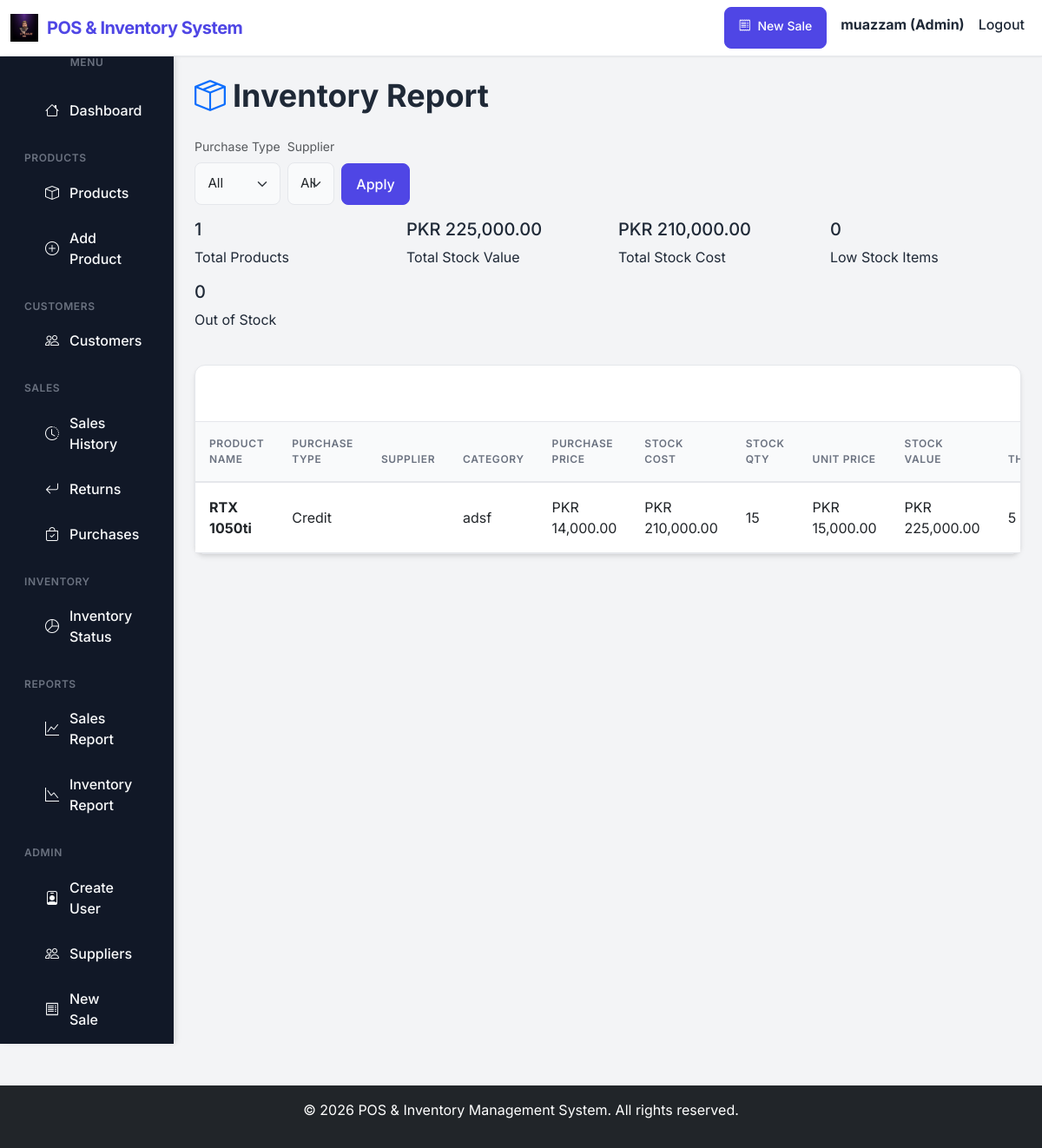
The page /reports/inventory/ (signed in) on the database its author committed.
### core/models.py (models this page shows, shortened)
class User(AbstractUser):
    ROLE_CHOICES = (
        ('admin', 'Admin'),
        ('manager', 'Manager'),
        ('cashier', 'Cashier'),
    )
    role = models.CharField(max_length=10, choices=ROLE_CHOICES, default='cashier')

class Product(models.Model):
    name = models.CharField(max_length=255)
    description = models.TextField(blank=True, null=True)
    category = models.CharField(max_length=100, default='General')
    selling_price = models.DecimalField(max_digits=10, decimal_places=2)
    purchase_price = models.DecimalField(max_digits=10, decimal_places=2, default=0)
    stock_quantity = models.PositiveIntegerField(default=0)
    low_stock_threshold = models.PositiveIntegerField(default=10) # For low-stock notifications
    sku = models.CharField(max_length=100, blank=True, null=True, help_text="Barcode/SKU string for scanners")
    tax_rate = models.DecimalField(max_digits=5, decimal_places=2, default=0, help_text="Tax or VAT percentage (e.g., 5.00 for 5%)")
    PURCHASE_CHOICES = (
        ('cash', 'Cash'),
        ('credit', 'Credit'),
    )
    purchase_type = models.CharField(max_length=10, choices=PURCHASE_CHOICES, default='cash')
    supplier = models.ForeignKey('Supplier', on_delete=models.SET_NULL, null=True, blank=True)
    is_active = models.BooleanField(default=True)

### core/views.py (the view)
# urls.py: path('reports/inventory/', views.inventory_report, name='inventory_report'),
@login_required
def inventory_report(request):
    if request.user.role == 'cashier':
        messages.error(request, 'Access denied. Manager or Admin only.')
        return redirect('dashboard')
    products = Product.objects.filter(is_active=True)
    purchase_type = request.GET.get('purchase_type')
    supplier_id = request.GET.get('supplier_id')
    try:
        suppliers = Supplier.objects.all()
    except Exception:
        suppliers = Supplier.objects.none()
    if purchase_type in ['cash', 'credit']:
        products = products.filter(purchase_type=purchase_type)
    if supplier_id:
        try:
            products = products.filter(supplier_id=int(supplier_id))
        except ValueError:
            pass
    total_stock_value = sum(p.stock_quantity * p.selling_price for p in products)
    total_cost_value = sum(p.stock_quantity * p.purchase_price for p in products)
    report_data = {
        'total_products': products.count(),
        'total_stock_value': total_stock_value,
        'total_cost_value': total_cost_value,
        'low_stock_count': products.filter(stock_quantity__lte=F('low_stock_threshold')).count(),
        'out_of_stock_count': products.filter(stock_quantity=0).count(),
    }
    context = {
        'products': products,
        'report_data': report_data,
        'suppliers': suppliers,
        'selected_purchase_type': purchase_type,
        'selected_supplier_id': int(supplier_id) if supplier_id and supplier_id.isdigit() else None,
    }
    return render(request, 'inventory_report.html', context)

### core/templatetags/custom_filters.py (called while the page is built)
@register.filter
def mul(value, arg):
    try:
        return float(value) * float(arg)
    except (ValueError, TypeError):
        return 0

@register.filter
def currency(value):
    try:
        val = float(value)
    except (TypeError, ValueError):
        return ''
    sign = '-' if val < 0 else ''
    return f"{sign}PKR {abs(val):,.2f}"

### core/templates/inventory_report.html (shortened to what this page needs)
{% extends 'base.html' %}
{% load custom_filters %}
{% block content %}
<div class="d-flex justify-content-between align-items-center mb-4">
    <h1 class="mb-0 fw-bold"><i class="bi bi-box-seam text-primary me-2"></i>Inventory Report</h1>
</div>
<div class="row mb-4">
    <div class="col-12 mb-3">
        <form method="get" class="row g-2 align-items-end">
            <div class="col-auto">
                <label class="form-label small text-muted">Purchase Type</label>
                <select name="purchase_type" class="form-select">
                    <option value="">All</option>
                </select>
            </div>
            <div class="col-auto">
                <label class="form-label small text-muted">Supplier</label>
                <select name="supplier_id" class="form-select">
                    <option value="">All</option>
                </select>
            </div>
            <div class="col-auto">
                <button type="submit" class="btn btn-primary">Apply</button>
            </div>
        </form>
    </div>
    <div class="col-md-3">
        <div class="stat-card">
            <h3>{{ report_data.total_products }}</h3>
            <p>Total Products</p>
        </div>
    </div>
    <div class="col-md-3">
        <div class="stat-card">
            <h3>{{ report_data.total_stock_value|currency }}</h3>
            <p>Total Stock Value</p>
        </div>
    </div>
    <div class="col-md-3">
        <div class="stat-card">
            <h3>{{ report_data.total_cost_value|currency }}</h3>
            <p>Total Stock Cost</p>
        </div>
    </div>
    <div class="col-md-3">
        <div class="stat-card">
            <h3>{{ report_data.low_stock_count }}</h3>
            <p>Low Stock Items</p>
        </div>
    </div>
    <div class="col-md-3">
        <div class="stat-card">
            <h3>{{ report_data.out_of_stock_count }}</h3>
            <p>Out of Stock</p>
        </div>
    </div>
</div>
<div class="card">
    <div class="card-header bg-primary text-white">
        <h5 class="mb-0">Inventory Details</h5>
    </div>
    <div class="table-responsive">
        <table class="table table-hover mb-0">
            <thead class="table-light">
                <tr>
                    <th>Product Name</th>
                    <th>Purchase Type</th>
                    <th>Supplier</th>
                    <th>Category</th>
                    <th>Purchase Price</th>
                    <th>Stock Cost</th>
                    <th>Stock Qty</th>
                    <th>Unit Price</th>
                    <th>Stock Value</th>
                    <th>Threshold</th>
                </tr>
            </thead>
            <tbody>
                {% for product in products %}
                <tr>
                    <td><strong>{{ product.name }}</strong></td>
                    <td>{{ product.get_purchase_type_display }}</td>
                    <td>{% if product.supplier %}{{ product.supplier.name }}{% endif %}</td>
                    <td>{{ product.category }}</td>
                    <td>{{ product.purchase_price|currency }}</td>
                    <td>{{ product.stock_quantity|mul:product.purchase_price|currency }}</td>
                    <td>{{ product.stock_quantity }}</td>
                    <td>{{ product.selling_price|currency }}</td>
                    <td>{{ product.stock_quantity|mul:product.selling_price|currency }}</td>
                    <td>{{ product.low_stock_threshold }}</td>
                </tr>
                {% endfor %}
            </tbody>
        </table>
    </div>
</div>
{% endblock %}

### core/templates/base.html (shortened to what this page needs)
{% load static %}
<!DOCTYPE html>
<html lang="en">
<head>
    <link href="https://cdn.jsdelivr.net/npm/bootstrap@5.3.0/dist/css/bootstrap.min.css" rel="stylesheet">
    <link rel="stylesheet" href="https://cdn.jsdelivr.net/npm/sweetalert2@11/dist/sweetalert2.min.css">
    <link rel="stylesheet" href="{% static 'css/pos_modern.css' %}?v=2">
</head>
<body>
    <nav class="navbar navbar-expand-lg navbar-light">
        <div class="container-fluid">
            <a class="navbar-brand fw-bold d-flex align-items-center" href="{% url 'dashboard' %}">
                <img src="{% static 'img/logo.jpeg' %}" alt="Logo" style="height:32px; margin-right:10px;">
                <span>POS & Inventory System</span>
            </a>
            <div class="collapse navbar-collapse" id="navbarNav">
                <ul class="navbar-nav ms-auto">
                    {% if user.is_authenticated %}
                    {% if user.role == 'admin' %}
                        <li class="nav-item me-2 d-flex align-items-center">
                            <a class="btn btn-sm btn-primary" href="{% url 'sales_transaction' %}" role="button">
                                <i class="bi bi-receipt me-1"></i> New Sale
                            </a>
                        </li>
                    {% endif %}
                    <li class="nav-item">
                        <span class="nav-link fw-bold text-primary">{{ user.username }} ({{ user.get_role_display }})</span>
                    </li>
                    <li class="nav-item">
                        <a class="nav-link text-danger" href="{% url 'logout' %}">Logout</a>
                    </li>
                    {% endif %}
                </ul>
            </div>
        </div>
    </nav>
    <div class="container-fluid">
        <div class="row">
            {% if user.is_authenticated %}
            <div class="col-md-2 sidebar d-none d-md-block">
                <h5 class="text-white text-center mb-4">Menu</h5>
                <a href="{% url 'dashboard' %}" class="{% if request.resolver_match.url_name == 'dashboard' %}active{% endif %}">
                    <i class="bi bi-house"></i> Dashboard
                </a>
                {% if user.role != 'cashier' %}
                    <h6 class="text-muted mt-4 px-3">Products</h6>
                    <a href="{% url 'product_list' %}" class="{% if 'product' in request.resolver_match.url_name %}active{% endif %}">
                        <i class="bi bi-box"></i> Products
                    </a>
                    <a href="{% url 'product_create' %}">
                        <i class="bi bi-plus-circle"></i> Add Product
                    </a>
                {% endif %}
                {% if user.role != 'cashier' %}
                    <h6 class="text-muted mt-4 px-3">Customers</h6>
                    <a href="{% url 'customer_list' %}" class="{% if 'customer' in request.resolver_match.url_name %}active{% endif %}">
                        <i class="bi bi-people"></i> Customers
                    </a>
                {% endif %}
                <h6 class="text-muted mt-4 px-3">Sales</h6>
                <a href="{% url 'sales_history' %}">
                    <i class="bi bi-clock-history"></i> Sales History
                </a>
                <a href="{% url 'product_returns' %}">
                    <i class="bi bi-arrow-return-left"></i> Returns
                </a>
                {% if user.role != 'cashier' %}
                    <a href="{% url 'purchase_list' %}">
                        <i class="bi bi-bag-check"></i> Purchases
                    </a>
                {% endif %}
                {% if user.role != 'cashier' %}
                    <h6 class="text-muted mt-4 px-3">Inventory</h6>
                    <a href="{% url 'inventory_status' %}">
                        <i class="bi bi-pie-chart"></i> Inventory Status
                    </a>
                    <h6 class="text-muted mt-4 px-3">Reports</h6>
                    <a href="{% url 'sales_report' %}">
                        <i class="bi bi-graph-up"></i> Sales Report
                    </a>
                    <a href="{% url 'inventory_report' %}">
                        <i class="bi bi-graph-down"></i> Inventory Report
                    </a>
                {% endif %}
                {% if user.role == 'admin' %}
                    <h6 class="text-muted mt-4 px-3">Admin</h6>
                    <a href="{% url 'register' %}">
                        <i class="bi bi-person-badge"></i> Create User
                    </a>
                    <a href="{% url 'supplier_list' %}">
                        <i class="bi bi-people"></i> Suppliers
                    </a>
                    <a href="{% url 'sales_transaction' %}">
                        <i class="bi bi-receipt"></i> New Sale
                    </a>
                {% endif %}
            </div>
            <div class="col-md-10 p-4">
            {% else %}
            <div class="col-md-12 p-4">
            {% endif %}
                {% block content %}{% endblock %}
            </div>
        </div>
    </div>
    <footer class="bg-dark text-white text-center py-3 mt-5">
        <p>&copy; 2026 POS & Inventory Management System. All rights reserved.</p>
    </footer>
    <link rel="stylesheet" href="https://cdn.jsdelivr.net/npm/bootstrap-icons@1.10.0/font/bootstrap-icons.css">
</body>
</html>

### static/css/pos_modern.css (style rules this page uses)
:root { --primary-color: #4f46e5; --primary-hover: #4338ca; --secondary-color: #10b981; --bg-color: #f3f4f6; --card-bg: #ffffff; --text-color: #1f2937; --text-muted: #6b7280; --border-color: #e5e7eb; --sidebar-bg: #111827; --sidebar-text: #f9fafb; --sidebar-active: #1f2937; --sidebar-hover: #374151; --danger-color: #ef4444; --warning-color: #f59e0b; --shadow-sm: 0 1px 2px 0 rgba(0, 0, 0, 0.05); --shadow-md: 0 4px 6px -1px rgba(0, 0, 0, 0.1), 0 2px 4px -1px rgba(0, 0, 0, 0.06); --shadow-lg: 0 10px 15px -3px rgba(0, 0, 0, 0.1), 0 4px 6px -2px rgba(0, 0, 0, 0.05); --border-radius-md: 0.5rem; --border-radius-lg: 0.75rem; }
body { font-family: 'Inter', sans-serif; background-color: var(--bg-color); color: var(--text-color); margin: 0; padding: 0; overflow-x: hidden; }
.navbar { background: var(--card-bg) !important; border-bottom: 1px solid var(--border-color); box-shadow: var(--shadow-sm); }
.navbar-brand { color: var(--primary-color) !important; font-weight: 700; letter-spacing: -0.025em; }
.nav-link { color: var(--text-color) !important; font-weight: 500; }
.sidebar { background-color: var(--sidebar-bg); color: var(--sidebar-text); min-height: calc(100vh - 56px); box-shadow: 4px 0 6px -1px rgba(0, 0, 0, 0.1); z-index: 1000; }
.sidebar h5, .sidebar h6 { color: var(--text-muted) !important; text-transform: uppercase; font-size: 0.75rem; letter-spacing: 0.05em; font-weight: 600; }
.sidebar a { color: var(--sidebar-text); padding: 0.75rem 1.5rem; border-radius: var(--border-radius-md); margin: 0.25rem 1rem; display: flex; align-items: center; gap: 0.75rem; font-weight: 500; transition: all 0.2s ease-in-out; text-decoration: none; }
.card { background-color: var(--card-bg); border: 1px solid var(--border-color); border-radius: var(--border-radius-lg); box-shadow: var(--shadow-md); transition: transform 0.2s ease, box-shadow 0.2s ease; }
.card-header { background-color: transparent !important; border-bottom: 1px solid var(--border-color); font-weight: 600; padding: 1.25rem 1.5rem; }
.btn { font-weight: 500; border-radius: var(--border-radius-md); padding: 0.5rem 1rem; transition: all 0.2s; }
.btn-primary { background-color: var(--primary-color); border-color: var(--primary-color); }
.form-control, .form-select { border-radius: var(--border-radius-md); border: 1px solid var(--border-color); padding: 0.6rem 1rem; font-size: 0.95rem; transition: all 0.2s; background-color: #f9fafb; }
.table { margin-bottom: 0; }
.table th { background-color: #f9fafb; border-bottom: 2px solid var(--border-color); color: var(--text-muted); font-weight: 600; text-transform: uppercase; font-size: 0.75rem; letter-spacing: 0.05em; padding: 1rem; }
.table td { padding: 1rem; vertical-align: middle; border-bottom: 1px solid var(--border-color); }
:root { --touch-size: 48px; }
body { font-size: clamp(14px, 1.8vw, 16px); }
h1 { font-size: clamp(1.4rem, 3.4vw, 2.25rem); }
h3 { font-size: clamp(1.1rem, 2.4vw, 1.25rem); }
.form-control, .form-select { width: 100%; min-height: var(--touch-size); padding: 0.75rem 0.9rem; box-sizing: border-box; }
.btn, .btn-primary { min-height: var(--touch-size); padding: 0.6rem 1rem; }
.table-responsive { overflow-x: auto; -webkit-overflow-scrolling: touch; }
.table { min-width: 640px; }

### rows shown on the page
User: username "muazzam", role "Admin"
Product: name "RTX 1050ti", purchase_type "Credit", category "adsf", purchase_price "PKR 14,000.00", stock_quantity|mul "PKR 210,000.00", stock_quantity "15", selling_price "PKR 15,000.00", stock_quantity|mul "PKR 225,000.00", low_stock_threshold "5"

### other values the page prints
{{ report_data.total_products }} "1"
{{ report_data.total_stock_value|currency }} "PKR 225,000.00"
{{ report_data.total_cost_value|currency }} "PKR 210,000.00"
{{ report_data.low_stock_count }} "0"
{{ report_data.out_of_stock_count }} "0"
